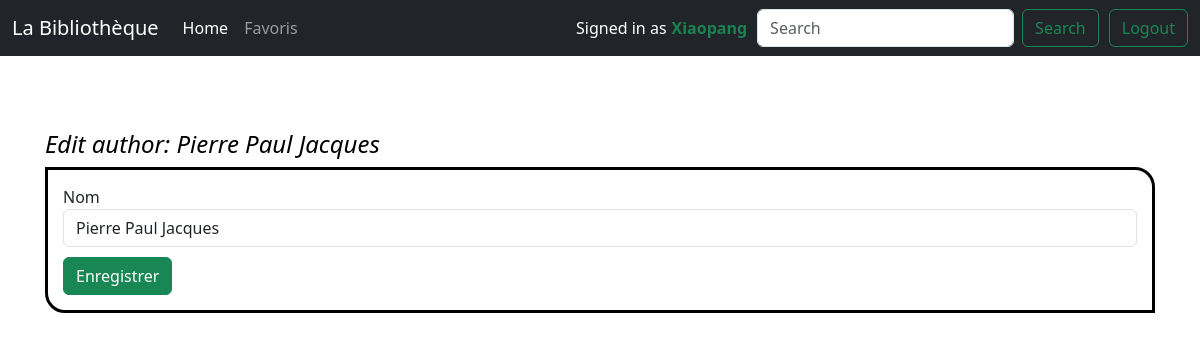
The app's page /edit-author/1 (signed in), older data.
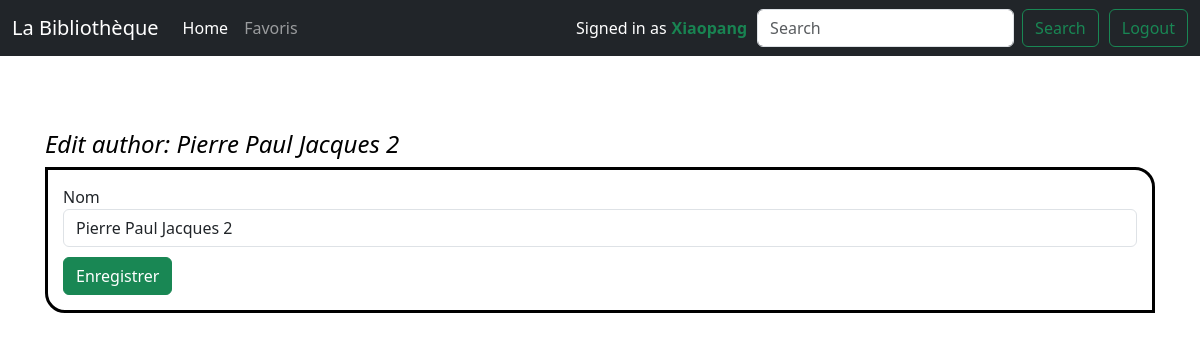
The same page, newer data.
### tuto/models.py (models this page shows, shortened)
class Author(db.Model):
    id = db.Column(db.Integer,primary_key = True)
    name = db.Column(db.String(100))

### tuto/views.py (the view)
@app.route("/edit-author/<int:id>")
@login_required
def edit_author(id):
    a = get_author(id)
    f = NewAuthorForm(id=a.id, name=a.name)
    return render_template(
        "edit-author.html",
        author=a, form = f)

### tuto/views.py
class NewAuthorForm(FlaskForm):
    id = HiddenField('id')
    name = StringField('Nom', validators=[DataRequired()])

### tuto/models.py (called while the page is built)
@login_manager.user_loader
def load_user(username):
    return User.query.get(username)

def get_author(id):
    return Author.query.get(id)  # Utilisez .get() pour obtenir l'auteur par son ID

### tuto/templates/edit-author.html (shortened to what this page needs)
{% extends "base.html" %}
{% block styles %}
{{ super() }}
<link rel="stylesheet" href="{{url_for('static', filename='home.css')}}">
{% endblock %}
{% block content %}
  <h1 id="auteur">Edit author: {{ author.name }}</h1>
  <form id="StyleForm" role="form" method="POST" action="{{ url_for('save_edit_author') }}">
    <div class=
      {% if form.name.errors %}
        "form-group has-error"
      {% else %}
        "form-group"
      {% endif %}>
      {{ form.name.label }}
      {{ form.name(size=50, class_="form-control") }}
    </div>
    <input id="BtnSubmit" class="btn btn-success" type="submit" value="Enregistrer">
  </form>
{% endblock %}

Row changes from the older to the newer data that the page shows:
changed Author: name "Pierre Paul Jacques" → "Pierre Paul Jacques 2"
